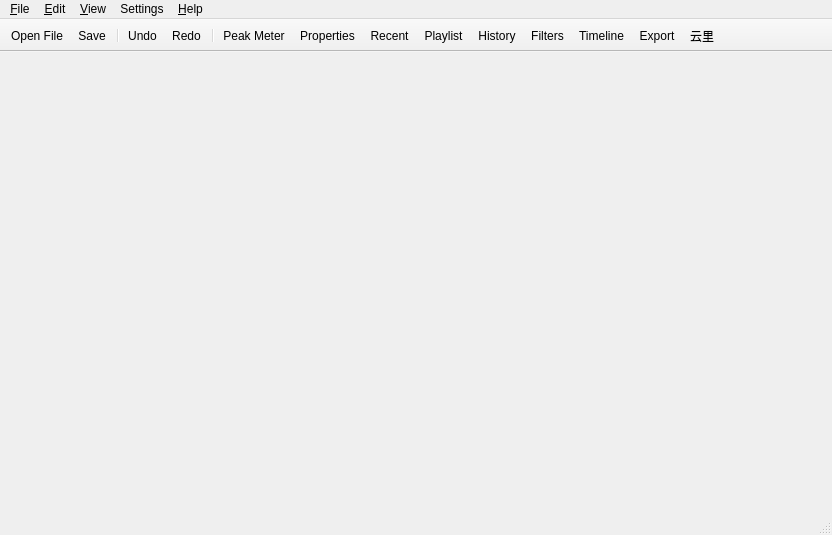
<?xml version="1.0" encoding="UTF-8"?>
<ui version="4.0">
 <class>MainWindow</class>
 <widget class="QMainWindow" name="MainWindow">
  <property name="geometry">
   <rect>
    <x>0</x>
    <y>0</y>
    <width>832</width>
    <height>535</height>
   </rect>
  </property>
  <property name="windowTitle">
   <string>VideoStudio</string>
  </property>
  <property name="windowIcon">
   <iconset resource="../icons/resources.qrc">
    <normaloff>:/icons/shotcut-logo-64.png</normaloff>:/icons/shotcut-logo-64.png</iconset>
  </property>
  <property name="styleSheet">
   <string notr="true"/>
  </property>
  <widget class="QWidget" name="centralWidget">
   <property name="styleSheet">
    <string notr="true"/>
   </property>
   <layout class="QHBoxLayout" name="horizontalLayout">
    <property name="leftMargin">
     <number>0</number>
    </property>
    <property name="topMargin">
     <number>4</number>
    </property>
    <property name="rightMargin">
     <number>0</number>
    </property>
    <property name="bottomMargin">
     <number>0</number>
    </property>
   </layout>
  </widget>
  <widget class="QMenuBar" name="menuBar">
   <property name="geometry">
    <rect>
     <x>0</x>
     <y>0</y>
     <width>832</width>
     <height>23</height>
    </rect>
   </property>
   <widget class="QMenu" name="menuFile">
    <property name="title">
     <string>&amp;File</string>
    </property>
    <addaction name="actionNew"/>
    <addaction name="actionOpen"/>
    <addaction name="actionOpenOther"/>
    <addaction name="actionOpenXML"/>
    <addaction name="separator"/>
    <addaction name="actionSave"/>
    <addaction name="actionSave_As"/>
    <addaction name="actionExportVideo"/>
    <addaction name="actionExportFrame"/>
    <addaction name="actionExportEDL"/>
    <addaction name="separator"/>
    <addaction name="actionClose"/>
    <addaction name="separator"/>
    <addaction name="actionExit"/>
   </widget>
   <widget class="QMenu" name="menuView">
    <property name="title">
     <string>&amp;View</string>
    </property>
    <addaction name="actionEnter_Full_Screen"/>
    <addaction name="actionRestoreLayout"/>
    <addaction name="actionShowTitleBars"/>
    <addaction name="actionShowToolbar"/>
    <addaction name="separator"/>
   </widget>
   <widget class="QMenu" name="menuEdit">
    <property name="title">
     <string>&amp;Edit</string>
    </property>
    <addaction name="actionCut"/>
    <addaction name="actionCopy"/>
    <addaction name="actionPaste"/>
   </widget>
   <widget class="QMenu" name="menuHelp">
    <property name="title">
     <string>&amp;Help</string>
    </property>
    <addaction name="actionUpgrade"/>
    <addaction name="actionFAQ"/>
    <addaction name="actionTutorials"/>
    <addaction name="actionForum"/>
    <addaction name="separator"/>
    <addaction name="actionAbout_Shotcut"/>
    <addaction name="actionAbout_Qt"/>
   </widget>
   <widget class="QMenu" name="menuSettings">
    <property name="title">
     <string>Settings</string>
    </property>
    <widget class="QMenu" name="menuDeinterlacer">
     <property name="title">
      <string>Deinterlacer</string>
     </property>
     <addaction name="actionOneField"/>
     <addaction name="actionLinearBlend"/>
     <addaction name="actionYadifTemporal"/>
     <addaction name="actionYadifSpatial"/>
    </widget>
    <widget class="QMenu" name="menuInterpolation">
     <property name="title">
      <string>Interpolation</string>
     </property>
     <addaction name="actionNearest"/>
     <addaction name="actionBilinear"/>
     <addaction name="actionBicubic"/>
     <addaction name="actionHyper"/>
    </widget>
    <widget class="QMenu" name="menuProfile">
     <property name="title">
      <string>Video Mode</string>
     </property>
     <addaction name="actionProfileAutomatic"/>
    </widget>
    <widget class="QMenu" name="menuExternal">
     <property name="title">
      <string>External Monitor</string>
     </property>
     <addaction name="actionExternalNone"/>
    </widget>
    <widget class="QMenu" name="menuLanguage">
     <property name="title">
      <string>Language</string>
     </property>
    </widget>
    <widget class="QMenu" name="menuTheme">
     <property name="title">
      <string>Theme</string>
     </property>
     <addaction name="actionSystemTheme"/>
     <addaction name="actionFusionDark"/>
     <addaction name="actionFusionLight"/>
    </widget>
    <widget class="QMenu" name="menuGamma">
     <property name="title">
      <string>Gamma</string>
     </property>
     <addaction name="actionGammaSRGB"/>
     <addaction name="actionGammaRec709"/>
    </widget>
    <widget class="QMenu" name="menuDrawingMethod">
     <property name="title">
      <string>Display Method</string>
     </property>
     <addaction name="actionDrawingAutomatic"/>
     <addaction name="actionDrawingOpenGL"/>
     <addaction name="actionDrawingDirectX"/>
     <addaction name="actionDrawingSoftware"/>
    </widget>
    <widget class="QMenu" name="menuData_Directory">
     <property name="title">
      <string>App Data Directory</string>
     </property>
     <addaction name="actionAppDataSet"/>
     <addaction name="actionAppDataShow"/>
    </widget>
    <addaction name="actionProject"/>
    <addaction name="actionGPU"/>
    <addaction name="menuProfile"/>
    <addaction name="separator"/>
    <addaction name="actionPlayer"/>
    <addaction name="actionScrubAudio"/>
    <addaction name="actionJack"/>
    <addaction name="actionRealtime"/>
    <addaction name="actionProgressive"/>
    <addaction name="menuDeinterlacer"/>
    <addaction name="menuInterpolation"/>
    <addaction name="menuExternal"/>
    <addaction name="menuGamma"/>
    <addaction name="separator"/>
    <addaction name="actionUser_Interface"/>
    <addaction name="menuLanguage"/>
    <addaction name="menuTheme"/>
    <addaction name="menuDrawingMethod"/>
    <addaction name="menuData_Directory"/>
   </widget>
   <addaction name="menuFile"/>
   <addaction name="menuEdit"/>
   <addaction name="menuView"/>
   <addaction name="menuSettings"/>
   <addaction name="menuHelp"/>
  </widget>
  <widget class="QToolBar" name="mainToolBar">
   <property name="windowTitle">
    <string>Toolbar</string>
   </property>
   <property name="movable">
    <bool>false</bool>
   </property>
   <property name="iconSize">
    <size>
     <width>16</width>
     <height>16</height>
    </size>
   </property>
   <property name="toolButtonStyle">
    <enum>Qt::ToolButtonFollowStyle</enum>
   </property>
   <property name="floatable">
    <bool>false</bool>
   </property>
   <property name="Movable" stdset="0">
    <bool>false</bool>
   </property>
   <attribute name="toolBarArea">
    <enum>TopToolBarArea</enum>
   </attribute>
   <attribute name="toolBarBreak">
    <bool>false</bool>
   </attribute>
   <addaction name="actionOpen"/>
   <addaction name="actionSave"/>
   <addaction name="separator"/>
   <addaction name="actionUndo"/>
   <addaction name="actionRedo"/>
   <addaction name="separator"/>
   <addaction name="actionAudioMeter"/>
   <addaction name="actionProperties"/>
   <addaction name="actionRecent"/>
   <addaction name="actionPlaylist"/>
   <addaction name="actionHistory"/>
   <addaction name="actionFilters"/>
   <addaction name="actionTimeline"/>
   <addaction name="actionEncode"/>
   <addaction name="actionFullscreen"/>
  </widget>
  <widget class="QStatusBar" name="statusBar"/>
  <action name="actionOpen">
   <property name="icon">
    <iconset theme="document-open" resource="../icons/resources.qrc">
     <normaloff>:/icons/oxygen/32x32/actions/document-open.png</normaloff>:/icons/oxygen/32x32/actions/document-open.png</iconset>
   </property>
   <property name="text">
    <string>&amp;Open File...</string>
   </property>
   <property name="toolTip">
    <string>Open a video, audio or image file</string>
   </property>
   <property name="shortcut">
    <string>Ctrl+O</string>
   </property>
   <property name="iconVisibleInMenu">
    <bool>false</bool>
   </property>
  </action>
  <action name="actionExit">
   <property name="text">
    <string>E&amp;xit</string>
   </property>
   <property name="toolTip">
    <string>Quit the application</string>
   </property>
   <property name="shortcut">
    <string>Ctrl+Q</string>
   </property>
  </action>
  <action name="actionAbout_Shotcut">
   <property name="text">
    <string>&amp;About Shotcut</string>
   </property>
   <property name="menuRole">
    <enum>QAction::AboutRole</enum>
   </property>
  </action>
  <action name="actionAbout_Qt">
   <property name="text">
    <string>About Qt</string>
   </property>
   <property name="menuRole">
    <enum>QAction::AboutQtRole</enum>
   </property>
  </action>
  <action name="actionOpenOther">
   <property name="text">
    <string>Open Other...</string>
   </property>
   <property name="toolTip">
    <string>Open a device, stream or generator</string>
   </property>
   <property name="shortcut">
    <string>Ctrl+Shift+O</string>
   </property>
   <property name="iconVisibleInMenu">
    <bool>false</bool>
   </property>
  </action>
  <action name="actionSave">
   <property name="icon">
    <iconset theme="document-save" resource="../icons/resources.qrc">
     <normaloff>:/icons/oxygen/32x32/actions/document-save.png</normaloff>:/icons/oxygen/32x32/actions/document-save.png</iconset>
   </property>
   <property name="text">
    <string>&amp;Save</string>
   </property>
   <property name="toolTip">
    <string>Save project as a MLT XML file</string>
   </property>
   <property name="shortcut">
    <string>Ctrl+S</string>
   </property>
   <property name="iconVisibleInMenu">
    <bool>false</bool>
   </property>
  </action>
  <action name="actionSave_As">
   <property name="text">
    <string>Save &amp;As...</string>
   </property>
   <property name="toolTip">
    <string>Save project to a different MLT XML file</string>
   </property>
   <property name="shortcut">
    <string>Ctrl+Shift+S</string>
   </property>
  </action>
  <action name="actionEncode">
   <property name="icon">
    <iconset theme="media-record" resource="../icons/resources.qrc">
     <normaloff>:/icons/oxygen/32x32/actions/media-record.png</normaloff>:/icons/oxygen/32x32/actions/media-record.png</iconset>
   </property>
   <property name="text">
    <string>Export</string>
   </property>
   <property name="toolTip">
    <string>Show the Export panel</string>
   </property>
  </action>
  <action name="actionUndo">
   <property name="icon">
    <iconset theme="edit-undo" resource="../icons/resources.qrc">
     <normaloff>:/icons/oxygen/32x32/actions/edit-undo.png</normaloff>:/icons/oxygen/32x32/actions/edit-undo.png</iconset>
   </property>
   <property name="text">
    <string>&amp;Undo</string>
   </property>
  </action>
  <action name="actionRedo">
   <property name="icon">
    <iconset theme="edit-redo" resource="../icons/resources.qrc">
     <normaloff>:/icons/oxygen/32x32/actions/edit-redo.png</normaloff>:/icons/oxygen/32x32/actions/edit-redo.png</iconset>
   </property>
   <property name="text">
    <string>&amp;Redo</string>
   </property>
  </action>
  <action name="actionForum">
   <property name="text">
    <string>Forum...</string>
   </property>
  </action>
  <action name="actionFAQ">
   <property name="text">
    <string>FAQ...</string>
   </property>
  </action>
  <action name="actionEnter_Full_Screen">
   <property name="icon">
    <iconset theme="view-fullscreen" resource="../icons/resources.qrc">
     <normaloff>:/icons/oxygen/32x32/actions/view-fullscreen.png</normaloff>:/icons/oxygen/32x32/actions/view-fullscreen.png</iconset>
   </property>
   <property name="text">
    <string>Enter Full Screen</string>
   </property>
   <property name="shortcut">
    <string>Ctrl+Shift+F</string>
   </property>
  </action>
  <action name="actionAudioMeter">
   <property name="icon">
    <iconset theme="audio-meter" resource="../icons/resources.qrc">
     <normaloff>:/icons/light/32x32/audio-meter.png</normaloff>:/icons/light/32x32/audio-meter.png</iconset>
   </property>
   <property name="text">
    <string>Peak Meter</string>
   </property>
   <property name="toolTip">
    <string>Show or hide the audio peak meter</string>
   </property>
  </action>
  <action name="actionProperties">
   <property name="icon">
    <iconset theme="dialog-information" resource="../icons/resources.qrc">
     <normaloff>:/icons/oxygen/32x32/status/dialog-information.png</normaloff>:/icons/oxygen/32x32/status/dialog-information.png</iconset>
   </property>
   <property name="text">
    <string>Properties</string>
   </property>
  </action>
  <action name="actionRecent">
   <property name="icon">
    <iconset theme="document-open-recent" resource="../icons/resources.qrc">
     <normaloff>:/icons/oxygen/32x32/actions/document-open-recent.png</normaloff>:/icons/oxygen/32x32/actions/document-open-recent.png</iconset>
   </property>
   <property name="text">
    <string>Recent</string>
   </property>
  </action>
  <action name="actionPlaylist">
   <property name="icon">
    <iconset theme="view-media-playlist" resource="../icons/resources.qrc">
     <normaloff>:/icons/oxygen/32x32/actions/view-media-playlist.png</normaloff>:/icons/oxygen/32x32/actions/view-media-playlist.png</iconset>
   </property>
   <property name="text">
    <string>Playlist</string>
   </property>
  </action>
  <action name="actionHistory">
   <property name="icon">
    <iconset theme="view-history" resource="../icons/resources.qrc">
     <normaloff>:/icons/oxygen/32x32/actions/view-history.png</normaloff>:/icons/oxygen/32x32/actions/view-history.png</iconset>
   </property>
   <property name="text">
    <string>History</string>
   </property>
  </action>
  <action name="actionFullscreen">
   <property name="icon">
    <iconset resource="../icons/resources.qrc">
     <normaloff>:/Resource/PNG/CloudInDisable.png</normaloff>
     <disabledoff>:/Resource/PNG/CloudInUp.png</disabledoff>
     <disabledon>:/Resource/PNG/CloudInUp.png</disabledon>
     <activeoff>:/Resource/PNG/CloudInDown.png</activeoff>
     <activeon>:/Resource/PNG/CloudInUp.png</activeon>
     <selectedoff>:/Resource/PNG/CloudInDown.png</selectedoff>
     <selectedon>:/Resource/PNG/CloudInDown.png</selectedon>:/Resource/PNG/CloudInDisable.png</iconset>
   </property>
   <property name="text">
    <string>云里</string>
   </property>
   <property name="iconText">
    <string notr="true">云里</string>
   </property>
   <property name="toolTip">
    <string notr="true">打开云里</string>
   </property>
  </action>
  <action name="actionRealtime">
   <property name="checkable">
    <bool>true</bool>
   </property>
   <property name="checked">
    <bool>true</bool>
   </property>
   <property name="text">
    <string>Realtime (frame dropping)</string>
   </property>
  </action>
  <action name="actionProgressive">
   <property name="checkable">
    <bool>true</bool>
   </property>
   <property name="checked">
    <bool>true</bool>
   </property>
   <property name="text">
    <string>Progressive</string>
   </property>
  </action>
  <action name="actionGPU">
   <property name="checkable">
    <bool>true</bool>
   </property>
   <property name="text">
    <string>GPU Processing (experimental)</string>
   </property>
  </action>
  <action name="actionOneField">
   <property name="checkable">
    <bool>true</bool>
   </property>
   <property name="checked">
    <bool>true</bool>
   </property>
   <property name="text">
    <string>One Field (fast)</string>
   </property>
  </action>
  <action name="actionLinearBlend">
   <property name="checkable">
    <bool>true</bool>
   </property>
   <property name="text">
    <string>Linear Blend (fast)</string>
   </property>
  </action>
  <action name="actionYadifTemporal">
   <property name="checkable">
    <bool>true</bool>
   </property>
   <property name="text">
    <string>YADIF - temporal only (good)</string>
   </property>
  </action>
  <action name="actionYadifSpatial">
   <property name="checkable">
    <bool>true</bool>
   </property>
   <property name="text">
    <string>YADIF - temporal + spatial (best)</string>
   </property>
  </action>
  <action name="actionNearest">
   <property name="checkable">
    <bool>true</bool>
   </property>
   <property name="checked">
    <bool>true</bool>
   </property>
   <property name="text">
    <string>Nearest Neighbor (fast)</string>
   </property>
  </action>
  <action name="actionBilinear">
   <property name="checkable">
    <bool>true</bool>
   </property>
   <property name="text">
    <string>Bilinear (good)</string>
   </property>
  </action>
  <action name="actionBicubic">
   <property name="checkable">
    <bool>true</bool>
   </property>
   <property name="text">
    <string>Bicubic (better)</string>
   </property>
  </action>
  <action name="actionHyper">
   <property name="checkable">
    <bool>true</bool>
   </property>
   <property name="text">
    <string>Hyper/Lanczos (best)</string>
   </property>
  </action>
  <action name="actionProfileAutomatic">
   <property name="checkable">
    <bool>true</bool>
   </property>
   <property name="checked">
    <bool>true</bool>
   </property>
   <property name="text">
    <string>Automatic</string>
   </property>
  </action>
  <action name="actionExternalNone">
   <property name="checkable">
    <bool>true</bool>
   </property>
   <property name="checked">
    <bool>true</bool>
   </property>
   <property name="text">
    <string>None</string>
   </property>
  </action>
  <action name="actionJack">
   <property name="checkable">
    <bool>true</bool>
   </property>
   <property name="text">
    <string>Use JACK Audio</string>
   </property>
  </action>
  <action name="actionFilters">
   <property name="icon">
    <iconset theme="view-filter" resource="../icons/resources.qrc">
     <normaloff>:/icons/oxygen/32x32/actions/view-filter.png</normaloff>:/icons/oxygen/32x32/actions/view-filter.png</iconset>
   </property>
   <property name="text">
    <string>Filters</string>
   </property>
   <property name="toolTip">
    <string>Modify the video image or audio</string>
   </property>
  </action>
  <action name="actionAddCustomProfile">
   <property name="text">
    <string>Add...</string>
   </property>
  </action>
  <action name="actionSystemTheme">
   <property name="checkable">
    <bool>true</bool>
   </property>
   <property name="text">
    <string>System</string>
   </property>
   <property name="toolTip">
    <string>Use the user or platform style, colors, and icons.</string>
   </property>
  </action>
  <action name="actionFusionDark">
   <property name="checkable">
    <bool>true</bool>
   </property>
   <property name="text">
    <string>Fusion Dark</string>
   </property>
  </action>
  <action name="actionFusionLight">
   <property name="checkable">
    <bool>true</bool>
   </property>
   <property name="text">
    <string>Fusion Light</string>
   </property>
  </action>
  <action name="actionTutorials">
   <property name="text">
    <string>Tutorials...</string>
   </property>
  </action>
  <action name="actionTimeline">
   <property name="icon">
    <iconset theme="view-time-schedule" resource="../icons/resources.qrc">
     <normaloff>:/icons/oxygen/32x32/actions/view-time-schedule.png</normaloff>:/icons/oxygen/32x32/actions/view-time-schedule.png</iconset>
   </property>
   <property name="text">
    <string>Timeline</string>
   </property>
  </action>
  <action name="actionRestoreLayout">
   <property name="text">
    <string>Restore Default Layout</string>
   </property>
   <property name="toolTip">
    <string>Restore Default Layout</string>
   </property>
  </action>
  <action name="actionShowTitleBars">
   <property name="checkable">
    <bool>true</bool>
   </property>
   <property name="text">
    <string>Show Title Bars</string>
   </property>
  </action>
  <action name="actionShowToolbar">
   <property name="checkable">
    <bool>true</bool>
   </property>
   <property name="text">
    <string>Show Toolbar</string>
   </property>
  </action>
  <action name="actionUpgrade">
   <property name="text">
    <string>Upgrade...</string>
   </property>
  </action>
  <action name="actionOpenXML">
   <property name="text">
    <string>Open MLT XML As Clip...</string>
   </property>
   <property name="toolTip">
    <string>Open a MLT XML project file as a virtual clip</string>
   </property>
  </action>
  <action name="actionGammaSRGB">
   <property name="checkable">
    <bool>true</bool>
   </property>
   <property name="checked">
    <bool>true</bool>
   </property>
   <property name="text">
    <string>sRGB (computer)</string>
   </property>
  </action>
  <action name="actionGammaRec709">
   <property name="checkable">
    <bool>true</bool>
   </property>
   <property name="text">
    <string>Rec. 709 (TV)</string>
   </property>
  </action>
  <action name="actionScrubAudio">
   <property name="checkable">
    <bool>true</bool>
   </property>
   <property name="text">
    <string>Scrub Audio</string>
   </property>
  </action>
  <action name="actionDrawingAutomatic">
   <property name="checkable">
    <bool>true</bool>
   </property>
   <property name="checked">
    <bool>true</bool>
   </property>
   <property name="text">
    <string>Automatic</string>
   </property>
  </action>
  <action name="actionDrawingOpenGL">
   <property name="checkable">
    <bool>true</bool>
   </property>
   <property name="text">
    <string notr="true">OpenGL</string>
   </property>
  </action>
  <action name="actionDrawingDirectX">
   <property name="checkable">
    <bool>true</bool>
   </property>
   <property name="text">
    <string notr="true">DirectX (ANGLE)</string>
   </property>
  </action>
  <action name="actionDrawingSoftware">
   <property name="checkable">
    <bool>true</bool>
   </property>
   <property name="text">
    <string extracomment="Do not translate &quot;Mesa&quot;">Software (Mesa)</string>
   </property>
  </action>
  <action name="actionApplicationLog">
   <property name="text">
    <string>Application Log...</string>
   </property>
  </action>
  <action name="actionProject">
   <property name="enabled">
    <bool>true</bool>
   </property>
   <property name="text">
    <string>Project</string>
   </property>
  </action>
  <action name="actionPlayer">
   <property name="enabled">
    <bool>true</bool>
   </property>
   <property name="text">
    <string>Player</string>
   </property>
  </action>
  <action name="actionUser_Interface">
   <property name="enabled">
    <bool>true</bool>
   </property>
   <property name="text">
    <string>User Interface</string>
   </property>
  </action>
  <action name="actionClose">
   <property name="icon">
    <iconset theme="window-close">
     <normaloff>.</normaloff>.</iconset>
   </property>
   <property name="text">
    <string>Close</string>
   </property>
   <property name="shortcut">
    <string>Ctrl+W</string>
   </property>
   <property name="iconVisibleInMenu">
    <bool>false</bool>
   </property>
  </action>
  <action name="actionCut">
   <property name="enabled">
    <bool>true</bool>
   </property>
   <property name="icon">
    <iconset theme="edit-cut" resource="../icons/resources.qrc">
     <normaloff>:/icons/oxygen/32x32/actions/edit-cut.png</normaloff>:/icons/oxygen/32x32/actions/edit-cut.png</iconset>
   </property>
   <property name="text">
    <string>Cu&amp;t</string>
   </property>
   <property name="shortcut">
    <string>Ctrl+X</string>
   </property>
  </action>
  <action name="actionCopy">
   <property name="enabled">
    <bool>true</bool>
   </property>
   <property name="icon">
    <iconset theme="edit-copy" resource="../icons/resources.qrc">
     <normaloff>:/icons/oxygen/32x32/actions/edit-copy.png</normaloff>:/icons/oxygen/32x32/actions/edit-copy.png</iconset>
   </property>
   <property name="text">
    <string>&amp;Copy</string>
   </property>
   <property name="shortcut">
    <string>Ctrl+C</string>
   </property>
  </action>
  <action name="actionPaste">
   <property name="enabled">
    <bool>true</bool>
   </property>
   <property name="icon">
    <iconset theme="edit-paste" resource="../icons/resources.qrc">
     <normaloff>:/icons/oxygen/32x32/actions/edit-paste.png</normaloff>:/icons/oxygen/32x32/actions/edit-paste.png</iconset>
   </property>
   <property name="text">
    <string>&amp;Paste</string>
   </property>
   <property name="shortcut">
    <string>Ctrl+V</string>
   </property>
  </action>
  <action name="actionExportEDL">
   <property name="text">
    <string>Export EDL...</string>
   </property>
  </action>
  <action name="actionExportFrame">
   <property name="text">
    <string>Export Frame...</string>
   </property>
  </action>
  <action name="actionExportVideo">
   <property name="text">
    <string>Export Video...</string>
   </property>
  </action>
  <action name="actionAppDataSet">
   <property name="text">
    <string>Set...</string>
   </property>
  </action>
  <action name="actionAppDataShow">
   <property name="text">
    <string>Show...</string>
   </property>
   <property name="toolTip">
    <string>Show</string>
   </property>
  </action>
  <action name="actionNew">
   <property name="text">
    <string>New</string>
   </property>
   <property name="shortcut">
    <string>Ctrl+N</string>
   </property>
  </action>
 </widget>
 <layoutdefault spacing="6" margin="11"/>
 <resources>
  <include location="../icons/resources.qrc"/>
 </resources>
 <connections>
  <connection>
   <sender>actionExit</sender>
   <signal>triggered()</signal>
   <receiver>MainWindow</receiver>
   <slot>close()</slot>
   <hints>
    <hint type="sourcelabel">
     <x>-1</x>
     <y>-1</y>
    </hint>
    <hint type="destinationlabel">
     <x>199</x>
     <y>149</y>
    </hint>
   </hints>
  </connection>
 </connections>
</ui>
